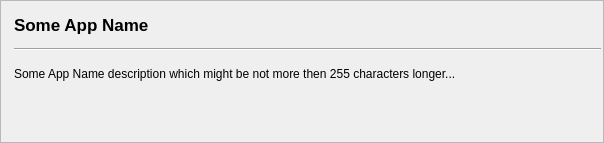
<?xml version="1.0" encoding="UTF-8"?>
<ui version="4.0">
 <class>AppDBSearchWidget</class>
 <widget class="QWidget" name="AppDBSearchWidget">
  <property name="geometry">
   <rect>
    <x>0</x>
    <y>0</y>
    <width>604</width>
    <height>143</height>
   </rect>
  </property>
  <property name="sizePolicy">
   <sizepolicy hsizetype="Preferred" vsizetype="Minimum">
    <horstretch>0</horstretch>
    <verstretch>0</verstretch>
   </sizepolicy>
  </property>
  <property name="windowTitle">
   <string>Form</string>
  </property>
  <layout class="QGridLayout" name="gridLayout_2">
   <property name="margin">
    <number>0</number>
   </property>
   <item row="0" column="0">
    <widget class="QFrame" name="frame">
     <property name="sizePolicy">
      <sizepolicy hsizetype="Preferred" vsizetype="Minimum">
       <horstretch>0</horstretch>
       <verstretch>0</verstretch>
      </sizepolicy>
     </property>
     <property name="autoFillBackground">
      <bool>true</bool>
     </property>
     <property name="frameShape">
      <enum>QFrame::StyledPanel</enum>
     </property>
     <property name="frameShadow">
      <enum>QFrame::Raised</enum>
     </property>
     <layout class="QGridLayout" name="gridLayout">
      <property name="margin">
       <number>0</number>
      </property>
      <item row="0" column="0">
       <widget class="QLabel" name="label">
        <property name="sizePolicy">
         <sizepolicy hsizetype="Minimum" vsizetype="Minimum">
          <horstretch>0</horstretch>
          <verstretch>0</verstretch>
         </sizepolicy>
        </property>
        <property name="text">
         <string/>
        </property>
        <property name="pixmap">
         <pixmap resource="../../q4wine.qrc">:/data/blockdevice.png</pixmap>
        </property>
        <property name="scaledContents">
         <bool>false</bool>
        </property>
        <property name="alignment">
         <set>Qt::AlignHCenter|Qt::AlignTop</set>
        </property>
        <property name="wordWrap">
         <bool>false</bool>
        </property>
        <property name="margin">
         <number>5</number>
        </property>
        <property name="textInteractionFlags">
         <set>Qt::NoTextInteraction</set>
        </property>
       </widget>
      </item>
      <item row="0" column="1">
       <widget class="QWidget" name="widget" native="true">
        <property name="sizePolicy">
         <sizepolicy hsizetype="Expanding" vsizetype="Minimum">
          <horstretch>0</horstretch>
          <verstretch>0</verstretch>
         </sizepolicy>
        </property>
        <layout class="QVBoxLayout" name="verticalLayout_2">
         <property name="spacing">
          <number>2</number>
         </property>
         <property name="leftMargin">
          <number>0</number>
         </property>
         <property name="topMargin">
          <number>2</number>
         </property>
         <property name="rightMargin">
          <number>2</number>
         </property>
         <property name="bottomMargin">
          <number>2</number>
         </property>
         <item>
          <widget class="QWidget" name="widget_2" native="true">
           <layout class="QHBoxLayout" name="horizontalLayout">
            <property name="spacing">
             <number>0</number>
            </property>
            <property name="margin">
             <number>0</number>
            </property>
            <item>
             <widget class="QLabel" name="lblAppName">
              <property name="font">
               <font>
                <pointsize>13</pointsize>
                <weight>75</weight>
                <bold>true</bold>
               </font>
              </property>
              <property name="text">
               <string>Some App Name</string>
              </property>
              <property name="textFormat">
               <enum>Qt::PlainText</enum>
              </property>
              <property name="scaledContents">
               <bool>false</bool>
              </property>
             </widget>
            </item>
            <item>
             <spacer name="horizontalSpacer">
              <property name="orientation">
               <enum>Qt::Horizontal</enum>
              </property>
              <property name="sizeHint" stdset="0">
               <size>
                <width>387</width>
                <height>20</height>
               </size>
              </property>
             </spacer>
            </item>
           </layout>
          </widget>
         </item>
         <item>
          <widget class="Line" name="line_2">
           <property name="orientation">
            <enum>Qt::Horizontal</enum>
           </property>
          </widget>
         </item>
         <item>
          <widget class="QLabel" name="lblAppDesc">
           <property name="sizePolicy">
            <sizepolicy hsizetype="MinimumExpanding" vsizetype="Minimum">
             <horstretch>0</horstretch>
             <verstretch>0</verstretch>
            </sizepolicy>
           </property>
           <property name="text">
            <string>Some App Name description which might be not more then 255 characters longer...</string>
           </property>
           <property name="textFormat">
            <enum>Qt::PlainText</enum>
           </property>
           <property name="wordWrap">
            <bool>true</bool>
           </property>
          </widget>
         </item>
         <item>
          <widget class="QWidget" name="AppVersionLister" native="true">
           <property name="sizePolicy">
            <sizepolicy hsizetype="Preferred" vsizetype="Minimum">
             <horstretch>0</horstretch>
             <verstretch>0</verstretch>
            </sizepolicy>
           </property>
           <layout class="QVBoxLayout" name="AppVersionListerLayout">
            <property name="spacing">
             <number>0</number>
            </property>
            <property name="margin">
             <number>0</number>
            </property>
           </layout>
          </widget>
         </item>
        </layout>
       </widget>
      </item>
     </layout>
    </widget>
   </item>
  </layout>
 </widget>
 <resources>
  <include location="../../q4wine.qrc"/>
 </resources>
 <connections/>
</ui>
